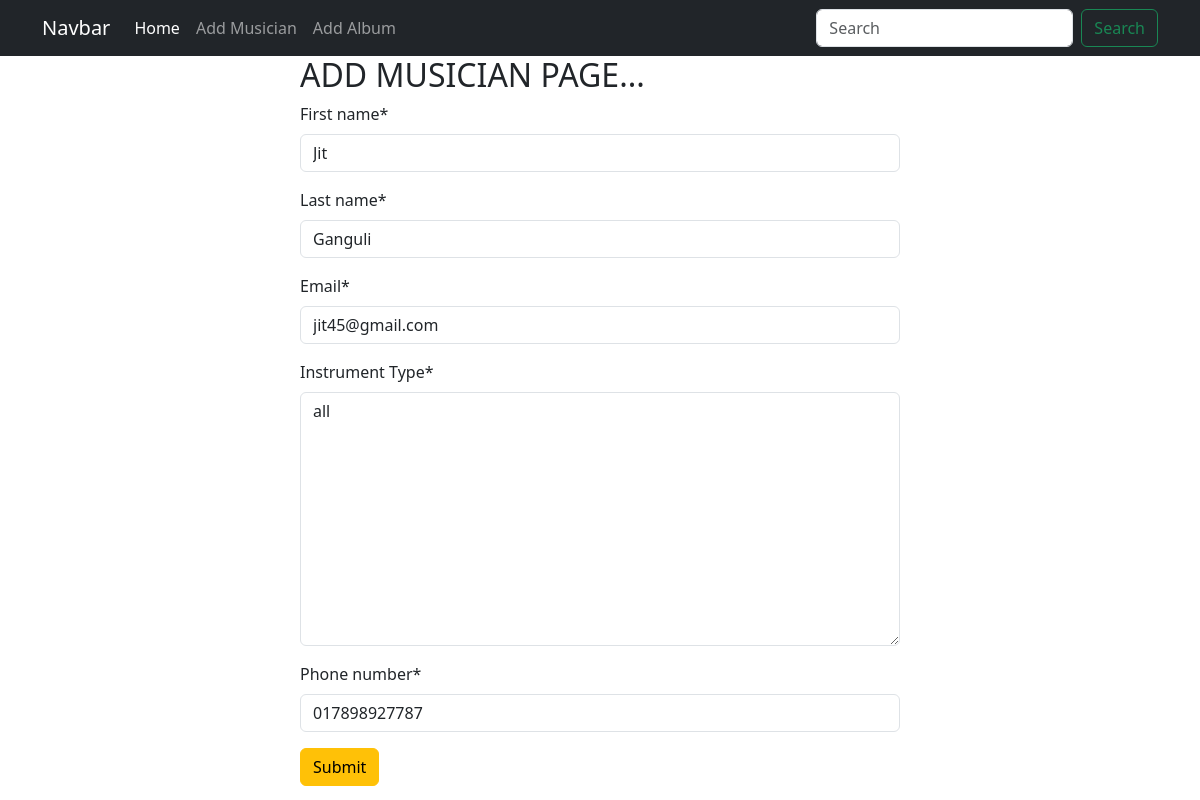
The app's page /album/edit_musician/3 with its own data.
### A_Musician/models.py (models this page shows, shortened)
class Musicianmodel(models.Model):
    First_name=models.CharField(max_length=100)
    Last_name=models.CharField(max_length=100)
    Email=models.EmailField()
    Instrument_Type=models.TextField()
    Phone_number=models.CharField(max_length=12)

### Album/views.py (the view)
# urls.py: path('edit_musician/<int:id>',views.edit_musician,name='edit_musician'),
def edit_musician(request,id):
     post=models.Musicianmodel.objects.get(pk=id)
     post_form=forms.MusicianForm(instance=post)
     if request.method == "POST":
         post_form=forms.MusicianForm(request.POST,instance=post)
         if post_form.is_valid():
              post_form.save()
              return redirect('musican')
     return render (request,'index.html',{'form':post_form })

### A_Musician/forms.py
class MusicianForm(forms.ModelForm):
    class Meta:
        model = Musicianmodel
        fields = '__all__'

### A_Musician/templates/index.html (shortened to what this page needs)
{% extends 'base.html' %}
{% load crispy_forms_tags %}
{% block content %}
<form style="width: 50%; margin: auto" method="POST">
<h2> ADD MUSICIAN PAGE...</h2>
{{form | crispy}}
<button class="btn btn-warning">Submit</button>
</form>
{% endblock %}

### records on screen
Musicianmodel: First_name "Jit", Last_name "Ganguli", Email "jit45@gmail.com", Instrument_Type "all", Phone_number "017898927787"
